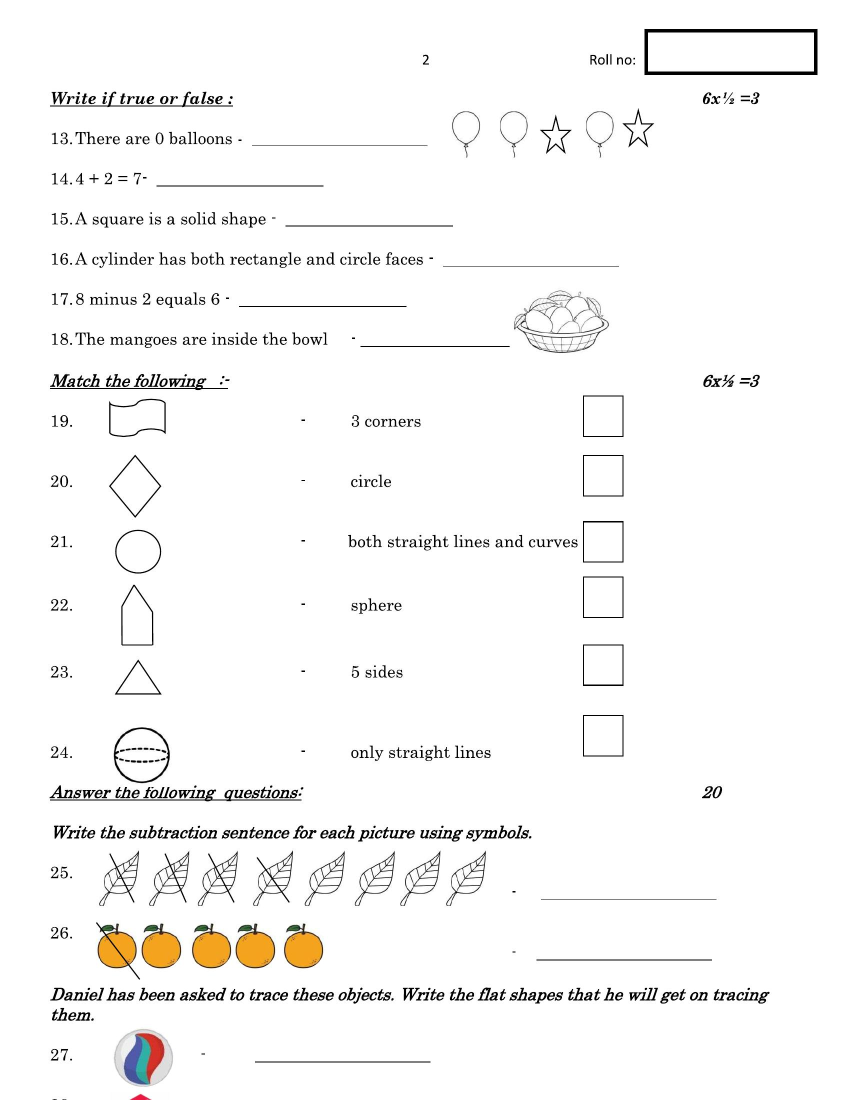
#> input picture PaperBrain/backend/agents/preprocessor/question_paper_templates/2.jpg, 1700 x 2200 px, found by its file name (shown at 1/2 size)
$ python main.py
#> lines starting #> are read from the running program, lines starting #| are printed output that depends on the picture
### PaperBrain/backend/agents/preprocessor/alignment_agent.py
import cv2
import numpy as np

def run_alignment_agent(template_path, scan_path):
    """
    This is the core function for Agent 1: The Aligner.

    It takes a template and a scan, performs alignment, and returns
    the results required by the problem statement.
    """
#> called with template_path = 'templates/2.jpg', scan_path = 'scans/scan_2.jpg'
    print(f"[Agent 1] Loading images: {template_path}, {scan_path}")

    # 1. LOAD IMAGES
    img_template = cv2.imread(template_path, cv2.IMREAD_GRAYSCALE)
#> img_template: shape (2200, 1700); min 0, max 255, mean 247.6
    img_scan = cv2.imread(scan_path, cv2.IMREAD_GRAYSCALE)
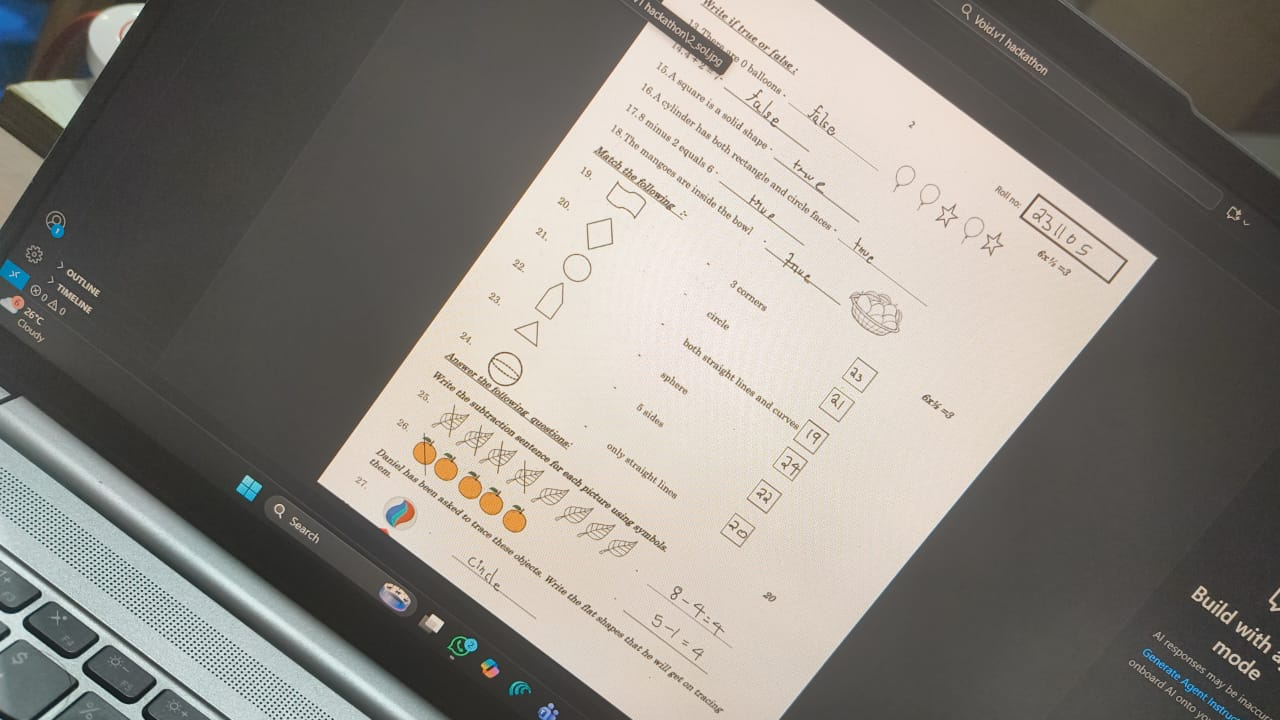
#> input picture PaperBrain/backend/agents/preprocessor/answer_scripts/scan_2.jpg, 1280 x 720 px, found by its file name
#> img_scan: shape (720, 1280); min 7, max 255, mean 134.8

    if img_template is None or img_scan is None:
        print("[Agent 1] Error: Could not load images. Check paths.")
        return None, None, 0 # Return failure

    # 2. FEATURE DETECTION (ORB)
    orb = cv2.ORB_create(nfeatures=5000)
    kp_template, des_template = orb.detectAndCompute(img_template, None)
#> kp_template = 5000 keypoints; strongest (x, y, size): (1169, 1121, 31), (1169, 794, 31), (1169, 989, 31), (1169, 1509, 31)
    kp_scan, des_scan = orb.detectAndCompute(img_scan, None)
#> kp_scan = 4816 keypoints; strongest (x, y, size): (1232, 659, 31), (191, 651, 31), (1226, 615, 31), (1234, 660, 37.2)

    # 3. FEATURE MATCHING (Brute-Force)
    bf = cv2.BFMatcher(cv2.NORM_HAMMING, crossCheck=True)
    matches = bf.match(des_template, des_scan)
#> matches = 609 matches
    matches = sorted(matches, key=lambda x: x.distance)
    num_good_matches = int(len(matches) * 0.1)
#> num_good_matches = 60
    good_matches = matches[:num_good_matches]
#> good_matches = 60 matches

    alignment_score = len(good_matches)
#> alignment_score = 60
    print(f"[Agent 1] Alignment confidence score: {alignment_score}")
#| [Agent 1] Alignment confidence score: 60

    # --- Minimal Validation ---
    if alignment_score < 10:
        print(f"[Agent 1] VALIDATION FAILED: Score {alignment_score} is too low. Skipping.")
        return None, None, alignment_score # Return failure

    # 4. FIND HOMOGRAPHY (Calculate Distortion)
    points_template = np.float32([kp_template[m.queryIdx].pt for m in good_matches]).reshape(-1, 1, 2)
#> points_template = 60 rows, first 8: [365.5, 207.8], [419.2, 1594.5], [1426.1, 1995.8], [777.6, 1208.9], [391.2, 203], [1233.2, 122.4], [1256.3, 121], [878.4, 1087.4]
    points_scan = np.float32([kp_scan[m.trainIdx].pt for m in good_matches]).reshape(-1, 1, 2)
#> points_scan = 60 rows, first 8: [769.2, 55.2], [523, 415], [754.8, 38.4], [562, 439], [777, 58], [579.6, 602.4], [603.6, 154.8], [776, 55]

    H, mask = cv2.findHomography(points_scan, points_template, cv2.RANSAC, 5.0)
#> H = [[2.62, 1.88, -1733.8], [-1.89, 2.5, 1535.7], [5.81e-05, -9.38e-05, 1]]; mask = 60 values, max 1 at index 0, min 0 at index 2, mean 0.283

    # 5. WARPING (Apply Correction)
    height, width = img_template.shape
#> height = 2200; width = 1700
    img_aligned = cv2.warpPerspective(img_scan, H, (width, height))
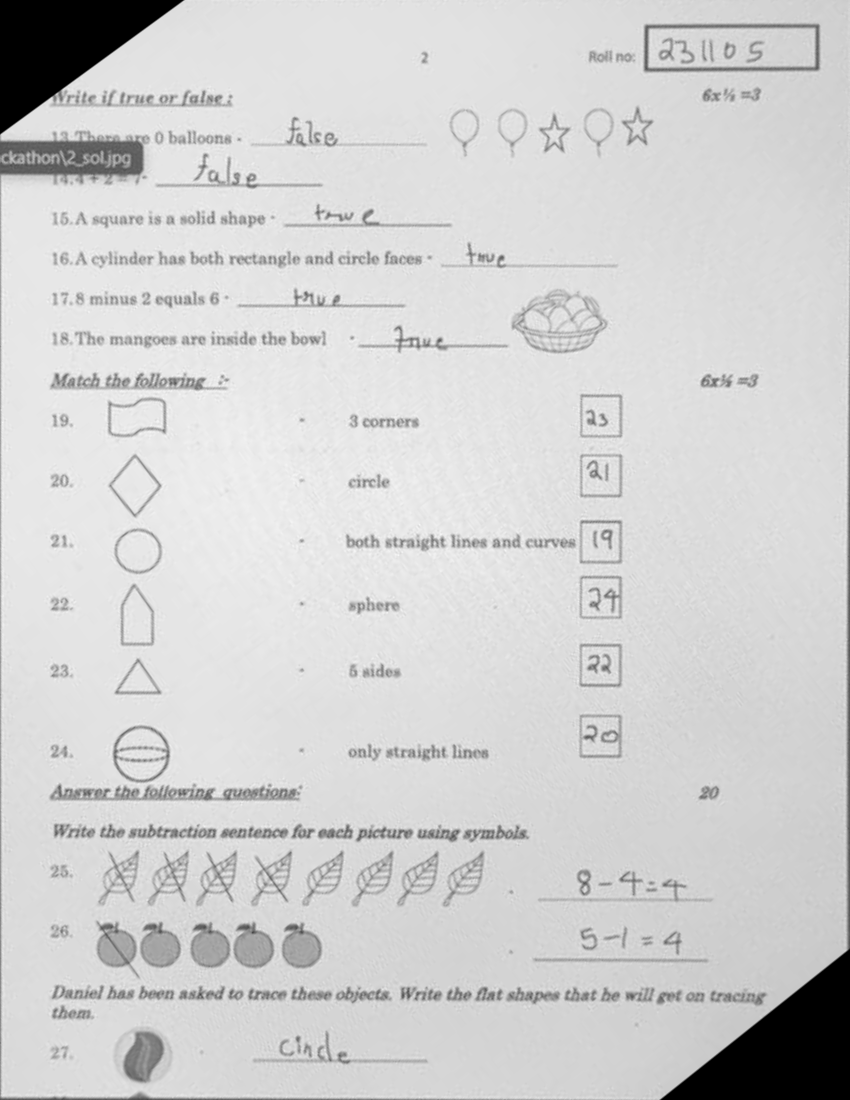
#> img_aligned: shape (2200, 1700) (shown at 1/2 size); min 0, max 254, mean 208.8
    print("[Agent 1] Success: Image aligned.")

    # Return all deliverables
    # H = transformation_parameters
    # alignment_score = alignment_accuracy
    return img_aligned, H, alignment_score

### PaperBrain/backend/agents/preprocessor/main.py
import cv2
import matplotlib.pyplot as plt
from alignment_agent import run_alignment_agent # Import your new agent

# --- 1. DEFINE FILE PATHS ---
template_path = "templates/2.jpg"
scan_path = "scans/scan_2.jpg"

# --- 2. RUN AGENT 1 ---
# This one line runs all the logic from your old script
img_aligned, H, score = run_alignment_agent(template_path, scan_path)
#> score = 60

# --- Initial Setup ---
if img_aligned is not None:
    print(f"\n--- Agent 1 Succeeded ---")
    print(f"Alignment Score: {score}")
#| Alignment Score: 60
    print(f"Transformation (H): \n{H}")
#| Transformation (H):
#| [[ 2.61507531e+00  1.88438424e+00 -1.73381207e+03]
#|  [-1.89316625e+00  2.49572143e+00  1.53573330e+03]
#|  [ 5.81234969e-05 -9.37635401e-05  1.00000000e+00]]

    # Save the output (optional)
    cv2.imwrite("aligned_output.jpg", img_aligned)
    print("Saved aligned image as 'aligned_output.jpg'")

    # --- 4. VISUALIZE RESULTS ---
    # Load originals just for plotting
    img_template_orig = cv2.imread(template_path, cv2.IMREAD_GRAYSCALE)
    img_scan_orig = cv2.imread(scan_path, cv2.IMREAD_GRAYSCALE)

    plt.figure(figsize=(20, 10))

    plt.subplot(1, 3, 1)
    plt.imshow(img_template_orig, cmap='gray')
    plt.title("1. Original Template")

    plt.subplot(1, 3, 2)
    plt.imshow(img_scan_orig, cmap='gray')
    plt.title("2. Distorted Scan")

    plt.subplot(1, 3, 3)
    plt.imshow(img_aligned, cmap='gray')
    plt.title("3. Aligned Result (SUCCESS)")

    plt.suptitle("Alignment Agent Output")
    plt.show()
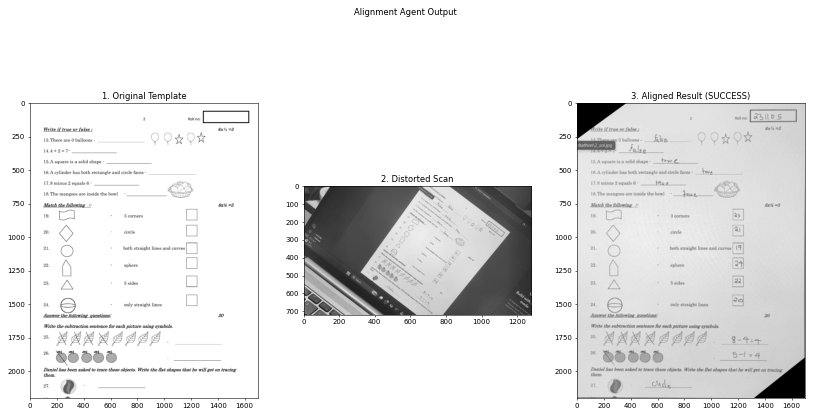
#> figure drawn by matplotlib, 3 panels

    # --- 5. NEXT STEP ---
    print("This 'img_aligned' object is now ready to be passed to Agent 2 (Difference Finder).")

else:
    print(f"\n--- Agent 1 FAILED ---")
    print(f"Alignment Score: {score}")
    print("Could not align image. See logs above.")

    # (Optional: Visualize the failure)
    plt.figure(figsize=(20, 10))
    img_template_orig = cv2.imread(template_path, cv2.IMREAD_GRAYSCALE)
    img_scan_orig = cv2.imread(scan_path, cv2.IMREAD_GRAYSCALE)

    plt.subplot(1, 2, 1)
    plt.imshow(img_template_orig, cmap='gray')
    plt.title("1. Original Template")

    plt.subplot(1, 2, 2)
    plt.imshow(img_scan_orig, cmap='gray')
    plt.title("2. Distorted Scan (Alignment FAILED)")
    plt.show()
